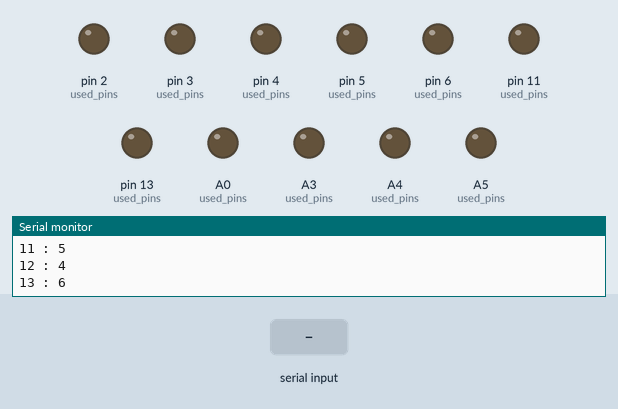
This sketch was run on a simulated Arduino Uno, built with avr-gcc and run on an emulated ATmega328P. Parts: output pins drawn as LEDs (lit = HIGH), the last lines printed to the serial monitor. Inputs (shaded band) come from the test bench.

Above: at 1.2 s.
1.3 s: "5\n" received over Serial
At 1.6 s:
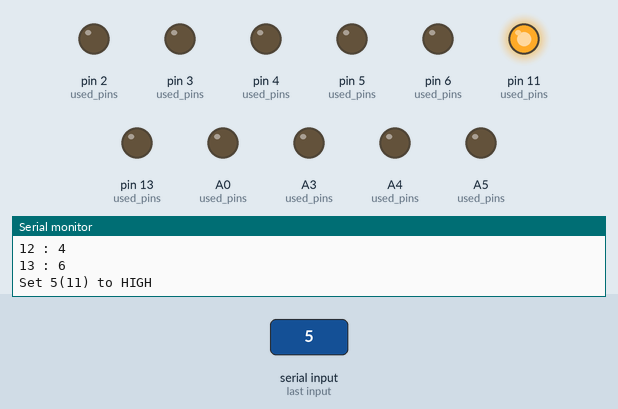
2.8 s: "90,45\n" received over Serial
Timing chart, 0 to 5.8 s (numbered marks = the images above; inputs shaded):
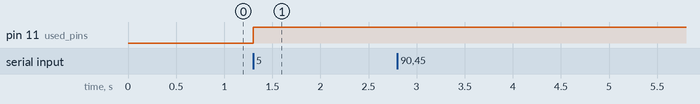

Measured:
- after the input at 1.3 s, pin 11 (used_pins): LOW → HIGH at once

The sketch:

wiring_test.ino
```cpp
/*
   This program is used for testing the breadboard connections between
   Arduino Uno and ILI9844 3.5in TFT screen. Use it without the actual
   display being plugged into the breadboard.

   The program sets all the pins used by the display to LOW.  Enter a
   number <=-2 into the serial monitor to turn all the pins to HIGH.
   Enter -1 to turn them all to LOW. Positive numbers 0-13 turn on one pin
   in turn, where VCC is pin 0. Too large port number results in a warning
   message.

   Pins 0, 1 and 8 can't be set and will return a warning mesage. Pin 0 is
   VCC, pin 1 is GND and pin 8 is the return line from the LCD which is not
   needed and has not been connected to the Arduino.

   Using a voltmeter, you can check that all the ports are connected and the
   voltages are valid. Turning each port in turn, you can check that all the
   Arduino ports are corrected to the right LCS pins.

   By Nenad Rijavec
   Feel free to use, share and modify this program as you see fit.
*/

int used_pins[] = { -1, -1, A5, A4, A3, 11, 13, A0, -1, 3, 2, 5, 4, 6 } ;
int n_pins = sizeof( used_pins ) / sizeof( int ) ;

void write_all( int val )
{
	int i ;
	for ( i = 0 ; i < n_pins ; i++ )
		if ( used_pins[i] != -1 ) {
			digitalWrite(used_pins[i],val);
			Serial.println( String(i) +
				" : " + String(used_pins[i]) ) ;
		}
}

void setup()
{

	Serial.begin( 115200 ) ;
	Serial.println( "ready" ) ;
	pinMode(A0,OUTPUT);
	pinMode(A3,OUTPUT);
	pinMode(A4,OUTPUT);
	pinMode(A5,OUTPUT);
	pinMode(11,OUTPUT);
	pinMode(13,OUTPUT);
	pinMode(2,OUTPUT);
	pinMode(3,OUTPUT);
	pinMode(4,OUTPUT);
	pinMode(5,OUTPUT);
	pinMode(6,OUTPUT);
	Serial.println( "Setting all pins to LOW" ) ;
	write_all( LOW ) ;
}

void loop()
{
	int val, tmp ;
	if ( Serial.available() > 0 ) {
		val = Serial.parseInt() ;
		while ( Serial.available() > 0 )
			tmp = Serial.read() ;
		if ( val == -1 ) {
			Serial.println( "Setting all pins to LOW" ) ;
			write_all( LOW ) ;
		} else if ( val < -1) {
			Serial.println( "Setting all pins to HIGH" ) ;
			write_all( HIGH ) ;
		} else if ( val >= n_pins ) {
			Serial.println( "Invalid pin, must be less than " +
			String(n_pins) ) ;
		} else if ( used_pins[val] == -1 ) {
			Serial.println( "This pin can't be set" ) ;
		} else {
			write_all( LOW ) ;
			digitalWrite(used_pins[val],HIGH);
			Serial.println( "Set " + String(val) +
				"(" + String(used_pins[val]) + ") to HIGH" ) ;
		}
		while ( Serial.available() > 0 )
			tmp = Serial.read() ;
	}
}
```
